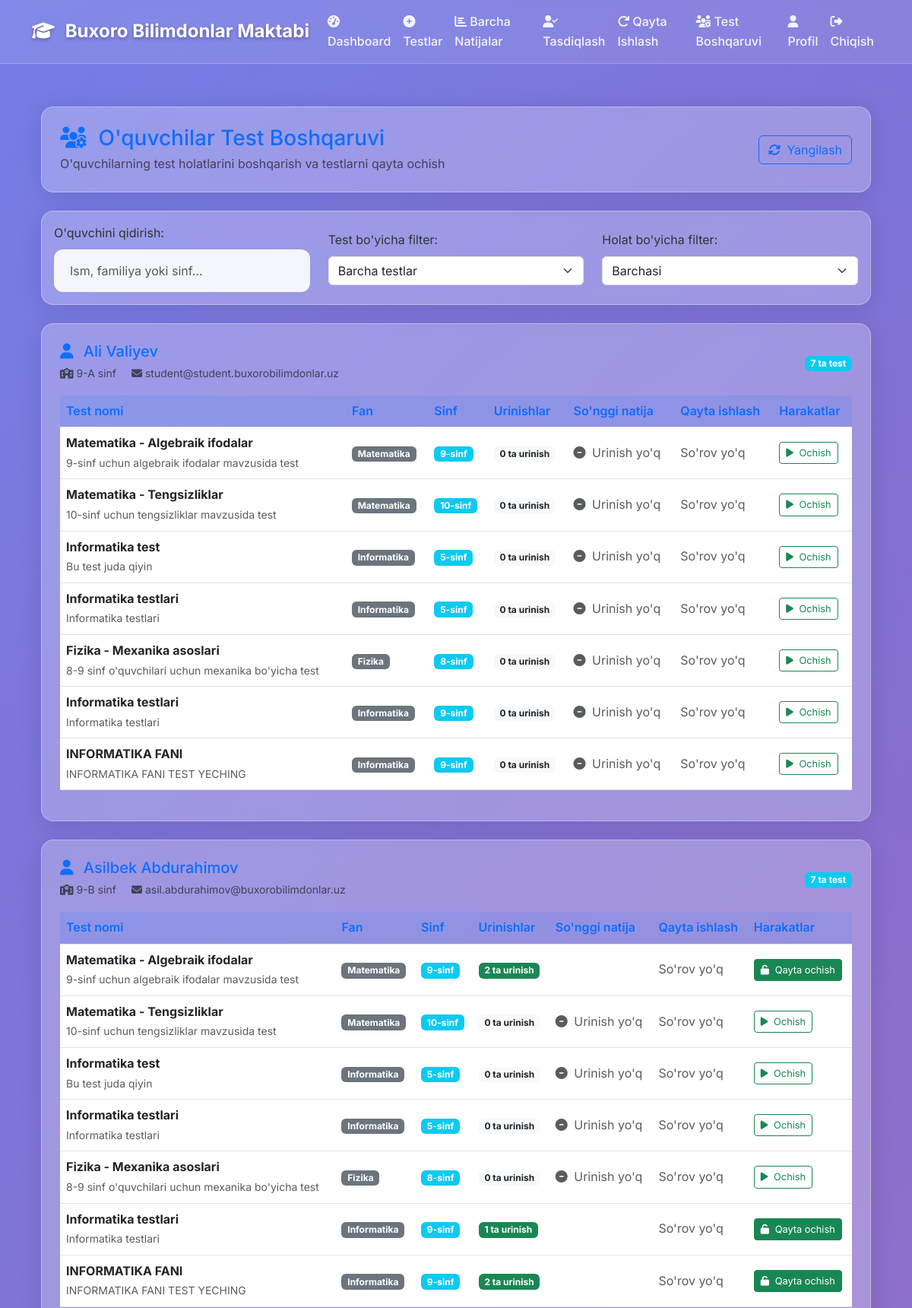
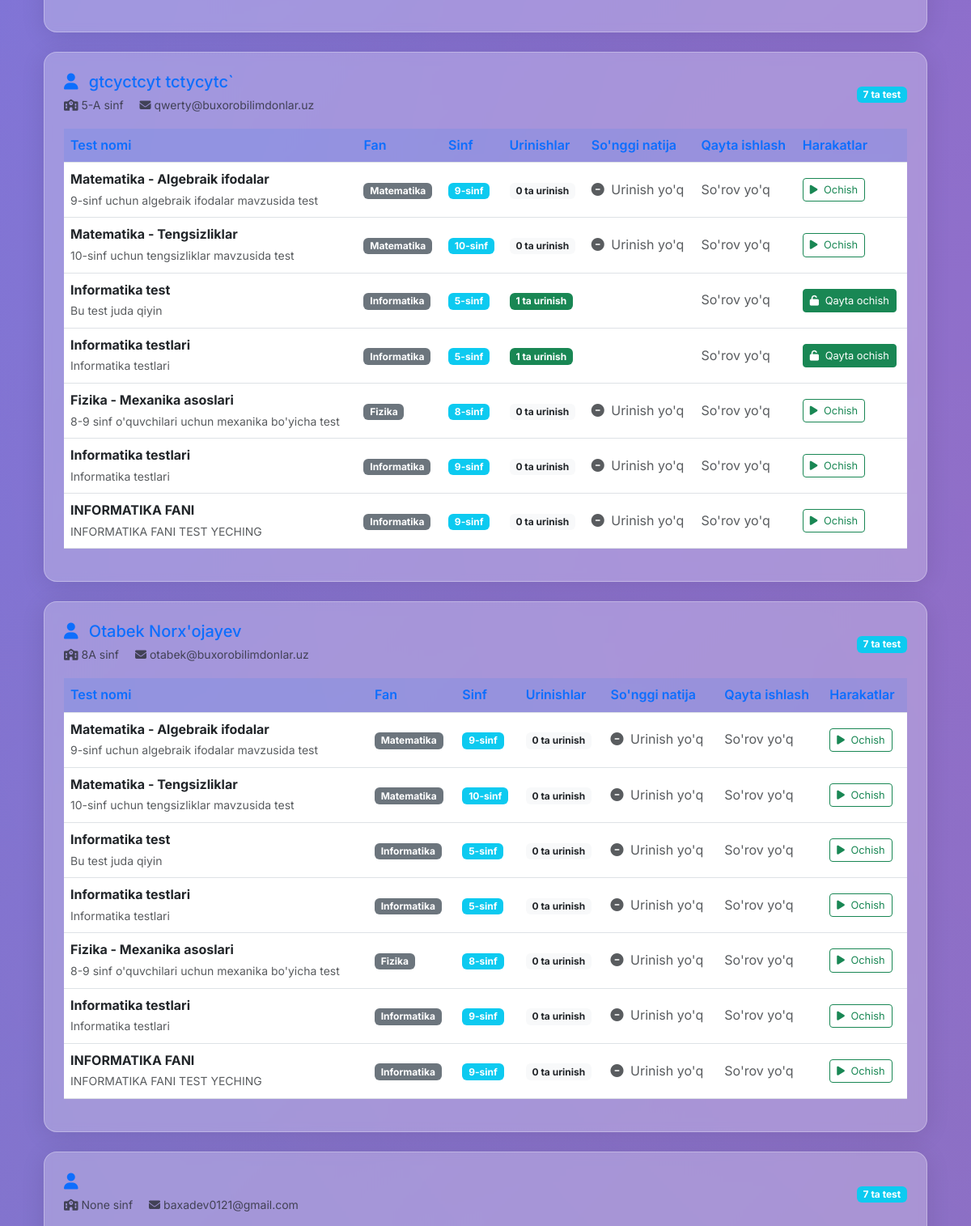
The page /tests/student-management/ (signed in, upper part) on the database its author committed (2 pictures, top to bottom).
### accounts/models.py (models this page shows, shortened)
class User(AbstractUser):
    USER_ROLES = (
        ('student', 'Student'),
        ('teacher', 'Teacher'),
        ('admin', 'Admin'),
    )
    role = models.CharField(max_length=10, choices=USER_ROLES, default='student')
    student_id = models.CharField(max_length=20, unique=True, null=True, blank=True)
    is_verified = models.BooleanField(default=False)
    school_email_verified = models.BooleanField(default=False)
    phone_number = models.CharField(max_length=15, blank=True, null=True)
    class_name = models.CharField(max_length=10, blank=True, null=True)  # For students
    grade = models.IntegerField(null=True, blank=True)  # For students
    subject = models.CharField(max_length=50, blank=True, null=True)  # For teachers
    created_at = models.DateTimeField(auto_now_add=True)
    updated_at = models.DateTimeField(auto_now=True)

### tests_app/models.py (models this page shows, shortened)
class Test(models.Model):
    title = models.CharField(max_length=200)
    description = models.TextField(blank=True)
    subject = models.CharField(max_length=100)
    grade = models.IntegerField()
    created_by = models.ForeignKey(settings.AUTH_USER_MODEL, on_delete=models.CASCADE, related_name='created_tests')
    time_limit = models.IntegerField(help_text="Time limit in minutes")
    is_active = models.BooleanField(default=True)
    start_time = models.DateTimeField(null=True, blank=True)
    end_time = models.DateTimeField(null=True, blank=True)
    max_attempts = models.IntegerField(default=1)
    show_results = models.BooleanField(default=True)
    shuffle_questions = models.BooleanField(default=False)
    created_at = models.DateTimeField(auto_now_add=True)
    updated_at = models.DateTimeField(auto_now=True)

### tests_app/views.py (the view)
# urls.py: path('student-management/', views.student_test_management, name='student_test_management'),
@login_required
def student_test_management(request):
    if request.user.role != 'admin':
        return redirect('accounts:dashboard')
    tests = Test.objects.filter(is_active=True)
    students = User.objects.filter(role='student', is_verified=True)
    student_test_data = []
    for student in students:
        student_tests = []
        for test in tests:
            attempts = TestAttempt.objects.filter(student=student, test=test)
            latest_attempt = attempts.order_by('-started_at').first()
            retake_requests = TestRetakeRequest.objects.filter(
                student=student,
                test=test
            ).order_by('-created_at')
            test_info = {
                'test': test,
                'attempts_count': attempts.count(),
                'latest_attempt': latest_attempt,
                'can_retake': latest_attempt is not None,
                'retake_requests': retake_requests
            }
            student_tests.append(test_info)
        student_test_data.append({
            'student': student,
            'tests': student_tests
        })
    context = {
        'student_test_data': student_test_data,
        'all_tests': tests
    }
    return render(request, 'tests/student_test_management.html', context)

### templates/tests/student_test_management.html (shortened to what this page needs)
{% extends 'base.html' %}
{% load static %}
{% block content %}
<div class="container-fluid mt-4">
    <div class="row">
        <div class="col-12">
            <div class="glass-card p-4 mb-4">
                <div class="d-flex justify-content-between align-items-center">
                    <div>
                        <h2 class="h3 text-primary mb-1">
                            <i class="fas fa-users-cog me-2"></i>
                            O'quvchilar Test Boshqaruvi
                        </h2>
                        <p class="text-muted mb-0">O'quvchilarning test holatlarini boshqarish va testlarni qayta ochish</p>
                    </div>
                    <div>
                        <button class="btn btn-outline-primary" onclick="location.reload()">
                            <i class="fas fa-sync-alt me-1"></i>
                            Yangilash
                        </button>
                    </div>
                </div>
            </div>
            <div class="glass-card p-3 mb-4">
                <div class="row align-items-center">
                    <div class="col-md-4">
                        <label class="form-label">O'quvchini qidirish:</label>
                        <input type="text" id="studentSearch" class="form-control" placeholder="Ism, familiya yoki sinf...">
                    </div>
                    <div class="col-md-4">
                        <label class="form-label">Test bo'yicha filter:</label>
                        <select id="testFilter" class="form-select">
                            <option value="">Barcha testlar</option>
                        </select>
                    </div>
                    <div class="col-md-4">
                        <label class="form-label">Holat bo'yicha filter:</label>
                        <select id="statusFilter" class="form-select">
                            <option value="">Barchasi</option>
                        </select>
                    </div>
                </div>
            </div>
            <div class="row" id="studentTestData">
                {% for data in student_test_data %}
                <div class="col-12 mb-4 student-card"
                     data-student-name="{{ data.student.get_full_name|lower }}"
                     data-student-class="{{ data.student.class_name|lower }}">
                    <div class="glass-card p-4">
                        <div class="row align-items-center mb-3">
                            <div class="col-md-8">
                                <h5 class="text-primary mb-1">
                                    <i class="fas fa-user me-2"></i>
                                    {{ data.student.get_full_name }}
                                </h5>
                                <div class="text-muted">
                                    <small>
                                        <i class="fas fa-school me-1"></i>{{ data.student.class_name }} sinf
                                        <i class="fas fa-envelope ms-3 me-1"></i>{{ data.student.email }}
                                    </small>
                                </div>
                            </div>
                            <div class="col-md-4 text-end">
                                <span class="badge bg-info">
                                    {{ data.tests|length }} ta test
                                </span>
                            </div>
                        </div>
                        <div class="table-responsive">
                            <table class="table table-hover align-middle">
                                <thead>
                                    <tr>
                                        <th>Test nomi</th>
                                        <th>Fan</th>
                                        <th>Sinf</th>
                                        <th>Urinishlar</th>
                                        <th>So'nggi natija</th>
                                        <th>Qayta ishlash</th>
                                        <th>Harakatlar</th>
                                    </tr>
                                </thead>
                                <tbody>
                                    {% for test_info in data.tests %}
                                    <tr class="test-row" data-test-id="{{ test_info.test.id }}">
                                        <td>
                                            <strong>{{ test_info.test.title }}</strong>
                                            <br>
                                            <small class="text-muted">{{ test_info.test.description|truncatechars:50 }}</small>
                                        </td>
                                        <td>
                                            <span class="badge bg-secondary">{{ test_info.test.subject }}</span>
                                        </td>
                                        <td>
                                            <span class="badge bg-info">{{ test_info.test.grade }}-sinf</span>
                                        </td>
                                        <td>
                                            <span class="badge {% if test_info.attempts_count > 0 %}bg-success{% else %}bg-light text-dark{% endif %}">
                                                {{ test_info.attempts_count }} ta urinish
                                            </span>
                                        </td>
                                        <td>
                                            {% if test_info.latest_attempt %}
                                                {% if test_info.latest_attempt.status == 'completed' %}
                                                    <div class="text-success">
                                                        <i class="fas fa-check-circle me-1"></i>
                                                        Yakunlangan
                                                    </div>
                                                    {% if test_info.latest_attempt.testresult %}
                                                    <small class="text-muted">
                                                        Ball: {{ test_info.latest_attempt.testresult.score }}
                                                        ({{ test_info.latest_attempt.testresult.grade }})
                                                    </small>
                                                    {% endif %}
                                                {% elif test_info.latest_attempt.status == 'in_progress' %}
                                                    <div class="text-warning">
                                                        <i class="fas fa-clock me-1"></i>
                                                        Davom etmoqda
                                                    </div>
                                                {% endif %}
                                            {% else %}
                                                <div class="text-muted">
                                                    <i class="fas fa-minus-circle me-1"></i>
                                                    Urinish yo'q
                                                </div>
                                            {% endif %}
                                        </td>
                                        <td>
                                            {% if test_info.retake_requests %}
                                                {% for request in test_info.retake_requests %}
                                                    {% if request.status == 'pending' %}
                                                        <span class="badge bg-warning">Kutilmoqda</span>
                                                    {% elif request.status == 'approved' %}
                                                        <span class="badge bg-success">Tasdiqlangan</span>
                                                    {% elif request.status == 'rejected' %}
                                                        <span class="badge bg-danger">Rad etilgan</span>
                                                    {% endif %}
                                                    {% if not forloop.last %}<br>{% endif %}
                                                {% endfor %}
                                            {% else %}
                                                <span class="text-muted">So'rov yo'q</span>
                                            {% endif %}
                                        </td>
                                        <td>
                                            {% if test_info.can_retake %}
                                                <button class="btn btn-success btn-sm open-test-btn"
                                                        data-test-id="{{ test_info.test.id }}"
                                                        data-student-id="{{ data.student.id }}"
                                                        data-student-name="{{ data.student.get_full_name }}"
                                                        data-test-title="{{ test_info.test.title }}"
                                                        title="Testni qayta ochish">
                                                    <i class="fas fa-unlock me-1"></i>
                                                    Qayta ochish
                                                </button>
                                            {% else %}
                                                <button class="btn btn-outline-success btn-sm open-test-btn"
                                                        data-test-id="{{ test_info.test.id }}"
                                                        data-student-id="{{ data.student.id }}"
                                                        data-student-name="{{ data.student.get_full_name }}"
                                                        data-test-title="{{ test_info.test.title }}"
                                                        title="Birinchi marta ochish">
                                                    <i class="fas fa-play me-1"></i>
                                                    Ochish
                                                </button>
                                            {% endif %}
                                        </td>
                                    </tr>
                                    {% empty %}
                                    <tr>
                                        <td colspan="7" class="text-center text-muted">
                                            Testlar mavjud emas
                                        </td>
                                    </tr>
                                    {% endfor %}
                                </tbody>
                            </table>
                        </div>
                    </div>
                </div>
                {% endfor %}
            </div>
        </div>
    </div>
</div>
{% endblock %}

### rows shown on the page
User: student.get_full_name "Ali Valiyev", student.class_name "9-A", student.email "student@student.buxorobilimdonlar.uz", tests|length "7"
Test: test "Matematika - Algebraik ifodalar", test.description "9-sinf uchun algebraik ifodalar mavzusida test", test.subject "Matematika", test.grade "9", attempts_count "0", shows "Urinish yo'q", attempts_count "2"
Test: test "Matematika - Tengsizliklar", test.description "10-sinf uchun tengsizliklar mavzusida test", test.subject "Matematika", test.grade "10", attempts_count "0", shows "Urinish yo'q"
Test: test "Informatika test", test.description "Bu test juda qiyin", test.subject "Informatika", test.grade "5", attempts_count "0", shows "Urinish yo'q", attempts_count "1"
Test: test "Informatika testlari", test.description "Informatika testlari", test.subject "Informatika", test.grade "5", attempts_count "0", shows "Urinish yo'q", attempts_count "1"
Test: test "Fizika - Mexanika asoslari", test.description "8-9 sinf o'quvchilari uchun mexanika bo'yicha test", test.subject "Fizika", test.grade "8", attempts_count "0", shows "Urinish yo'q"
Test: test "Informatika testlari", test.description "Informatika testlari", test.subject "Informatika", test.grade "9", attempts_count "0", shows "Urinish yo'q", attempts_count "1"
Test: test "INFORMATIKA FANI", test.description "INFORMATIKA FANI TEST YECHING", test.subject "Informatika", test.grade "9", attempts_count "0", shows "Urinish yo'q", attempts_count "2"
User: student.get_full_name "Asilbek Abdurahimov", student.class_name "9-B", student.email "asil.abdurahimov@buxorobilimdonlar.uz", tests|length "7"
User: student.get_full_name "gtcyctcyt tctycytc`", student.class_name "5-A", student.email "qwerty@buxorobilimdonlar.uz", tests|length "7"
User: student.get_full_name "Otabek Norx'ojayev", student.class_name "8A", student.email "otabek@buxorobilimdonlar.uz", tests|length "7"
User: student.class_name "None", student.email "baxadev0121@gmail.com", tests|length "7"
